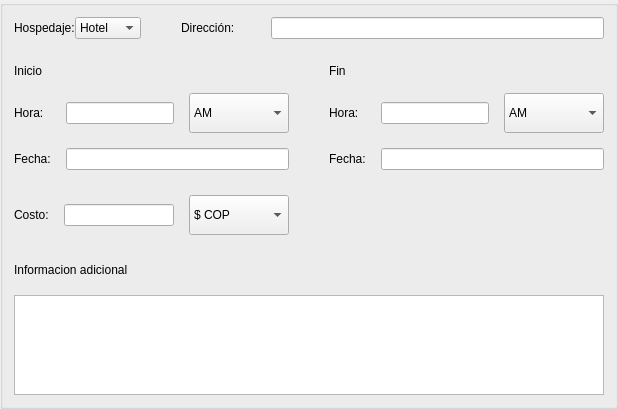
                         <widget class="QGroupBox" name="groupBox_6">
                          <property name="title">
                           <string/>
                          </property>
                          <layout class="QGridLayout" name="gridLayout_32">
                           <property name="horizontalSpacing">
                            <number>40</number>
                           </property>
                           <property name="verticalSpacing">
                            <number>25</number>
                           </property>
                           <item row="0" column="0">
                            <layout class="QHBoxLayout" name="horizontalLayout_20">
                             <item>
                              <widget class="QLabel" name="label_57">
                               <property name="maximumSize">
                                <size>
                                 <width>90</width>
                                 <height>16777215</height>
                                </size>
                               </property>
                               <property name="text">
                                <string>Hospedaje:</string>
                               </property>
                              </widget>
                             </item>
                             <item>
                              <widget class="QComboBox" name="combobox_hote_o_airbnb_nuevo_viaje">
                               <item>
                                <property name="text">
                                 <string>Hotel</string>
                                </property>
                               </item>
                               <item>
                                <property name="text">
                                 <string>Airbnb</string>
                                </property>
                               </item>
                              </widget>
                             </item>
                            </layout>
                           </item>
                           <item row="0" column="1" colspan="2">
                            <layout class="QHBoxLayout" name="horizontalLayout_19">
                             <item>
                              <widget class="QLabel" name="label_7">
                               <property name="minimumSize">
                                <size>
                                 <width>90</width>
                                 <height>0</height>
                                </size>
                               </property>
                               <property name="maximumSize">
                                <size>
                                 <width>90</width>
                                 <height>16777215</height>
                                </size>
                               </property>
                               <property name="text">
                                <string>Dirección:</string>
                               </property>
                              </widget>
                             </item>
                             <item>
                              <widget class="QLineEdit" name="lineedit_direccion_nuevo_viaje"/>
                             </item>
                            </layout>
                           </item>
                           <item row="1" column="0" colspan="2">
                            <layout class="QGridLayout" name="gridLayout_30">
                             <property name="spacing">
                              <number>15</number>
                             </property>
                             <item row="0" column="0">
                              <widget class="QLabel" name="label_59">
                               <property name="maximumSize">
                                <size>
                                 <width>60</width>
                                 <height>16777215</height>
                                </size>
                               </property>
                               <property name="text">
                                <string>Inicio</string>
                               </property>
                              </widget>
                             </item>
                             <item row="1" column="0">
                              <widget class="QLabel" name="label_61">
                               <property name="maximumSize">
                                <size>
                                 <width>60</width>
                                 <height>16777215</height>
                                </size>
                               </property>
                               <property name="text">
                                <string>Hora:</string>
                               </property>
                              </widget>
                             </item>
                             <item row="1" column="1">
                              <widget class="QLineEdit" name="lineedit_hora_inicio_nuevo_viaje"/>
                             </item>
                             <item row="1" column="2">
                              <widget class="QComboBox" name="combobox_ampm_hora_inicio_nuevo_viaje">
                               <property name="sizePolicy">
                                <sizepolicy hsizetype="Expanding" vsizetype="Fixed">
                                 <horstretch>0</horstretch>
                                 <verstretch>0</verstretch>
                                </sizepolicy>
                               </property>
                               <property name="minimumSize">
                                <size>
                                 <width>100</width>
                                 <height>40</height>
                                </size>
                               </property>
                               <property name="maximumSize">
                                <size>
                                 <width>100</width>
                                 <height>40</height>
                                </size>
                               </property>
                               <item>
                                <property name="text">
                                 <string>AM</string>
                                </property>
                               </item>
                               <item>
                                <property name="text">
                                 <string>PM</string>
                                </property>
                               </item>
                              </widget>
                             </item>
                             <item row="2" column="0">
                              <widget class="QLabel" name="label_66">
                               <property name="maximumSize">
                                <size>
                                 <width>60</width>
                                 <height>16777215</height>
                                </size>
                               </property>
                               <property name="text">
                                <string>Fecha:</string>
                               </property>
                              </widget>
                             </item>
                             <item row="2" column="1" colspan="2">
                              <widget class="QLineEdit" name="lineedit_fecha_inicio_nuevo_viaje"/>
                             </item>
                            </layout>
                           </item>
                           <item row="1" column="2">
                            <layout class="QGridLayout" name="gridLayout_31">
                             <property name="spacing">
                              <number>15</number>
                             </property>
                             <item row="0" column="0">
                              <widget class="QLabel" name="label_60">
                               <property name="maximumSize">
                                <size>
                                 <width>60</width>
                                 <height>16777215</height>
                                </size>
                               </property>
                               <property name="text">
                                <string>Fin</string>
                               </property>
                              </widget>
                             </item>
                             <item row="1" column="0">
                              <widget class="QLabel" name="label_62">
                               <property name="maximumSize">
                                <size>
                                 <width>60</width>
                                 <height>16777215</height>
                                </size>
                               </property>
                               <property name="text">
                                <string>Hora:</string>
                               </property>
                              </widget>
                             </item>
                             <item row="1" column="1">
                              <widget class="QLineEdit" name="lineedit_hora_fin_nuevo_viaje"/>
                             </item>
                             <item row="1" column="2">
                              <widget class="QComboBox" name="combobox_ampm_hora_fin_nuevo_viaje">
                               <property name="sizePolicy">
                                <sizepolicy hsizetype="Expanding" vsizetype="Fixed">
                                 <horstretch>0</horstretch>
                                 <verstretch>0</verstretch>
                                </sizepolicy>
                               </property>
                               <property name="minimumSize">
                                <size>
                                 <width>100</width>
                                 <height>40</height>
                                </size>
                               </property>
                               <property name="maximumSize">
                                <size>
                                 <width>100</width>
                                 <height>40</height>
                                </size>
                               </property>
                               <item>
                                <property name="text">
                                 <string>AM</string>
                                </property>
                               </item>
                               <item>
                                <property name="text">
                                 <string>PM</string>
                                </property>
                               </item>
                              </widget>
                             </item>
                             <item row="2" column="0">
                              <widget class="QLabel" name="label_64">
                               <property name="maximumSize">
                                <size>
                                 <width>60</width>
                                 <height>16777215</height>
                                </size>
                               </property>
                               <property name="text">
                                <string>Fecha:</string>
                               </property>
                              </widget>
                             </item>
                             <item row="2" column="1" colspan="2">
                              <widget class="QLineEdit" name="lineedit_fecha_fin_nuevo_viaje"/>
                             </item>
                            </layout>
                           </item>
                           <item row="2" column="0" colspan="2">
                            <layout class="QHBoxLayout" name="horizontalLayout_21">
                             <property name="spacing">
                              <number>15</number>
                             </property>
                             <item>
                              <widget class="QLabel" name="label_58">
                               <property name="maximumSize">
                                <size>
                                 <width>60</width>
                                 <height>16777215</height>
                                </size>
                               </property>
                               <property name="text">
                                <string>Costo:</string>
                               </property>
                              </widget>
                             </item>
                             <item>
                              <widget class="QLineEdit" name="line_edit_costo_alojamiento_nuevo_viaje"/>
                             </item>
                             <item>
                              <widget class="QComboBox" name="money_combobox_costo_alojamiento_nuevo_viaje">
                               <property name="minimumSize">
                                <size>
                                 <width>100</width>
                                 <height>40</height>
                                </size>
                               </property>
                               <property name="maximumSize">
                                <size>
                                 <width>100</width>
                                 <height>40</height>
                                </size>
                               </property>
                               <item>
                                <property name="text">
                                 <string>$ COP</string>
                                </property>
                               </item>
                               <item>
                                <property name="text">
                                 <string>$ USD</string>
                                </property>
                               </item>
                               <item>
                                <property name="text">
                                 <string>€ Euro</string>
                                </property>
                               </item>
                              </widget>
                             </item>
                            </layout>
                           </item>
                           <item row="3" column="0" colspan="3">
                            <layout class="QVBoxLayout" name="verticalLayout_34">
                             <property name="spacing">
                              <number>15</number>
                             </property>
                             <item>
                              <widget class="QLabel" name="label_65">
                               <property name="minimumSize">
                                <size>
                                 <width>200</width>
                                 <height>20</height>
                                </size>
                               </property>
                               <property name="maximumSize">
                                <size>
                                 <width>200</width>
                                 <height>20</height>
                                </size>
                               </property>
                               <property name="text">
                                <string>Informacion adicional</string>
                               </property>
                              </widget>
                             </item>
                             <item>
                              <widget class="QPlainTextEdit" name="plaintextedit_info_adicional_nuevo_viaje">
                               <property name="maximumSize">
                                <size>
                                 <width>16777215</width>
                                 <height>100</height>
                                </size>
                               </property>
                               <property name="acceptDrops">
                                <bool>true</bool>
                               </property>
                               <property name="tabChangesFocus">
                                <bool>false</bool>
                               </property>
                               <property name="undoRedoEnabled">
                                <bool>true</bool>
                               </property>
                               <property name="overwriteMode">
                                <bool>false</bool>
                               </property>
                               <property name="centerOnScroll">
                                <bool>true</bool>
                               </property>
                              </widget>
                             </item>
                            </layout>
                           </item>
                          </layout>
                         </widget>
